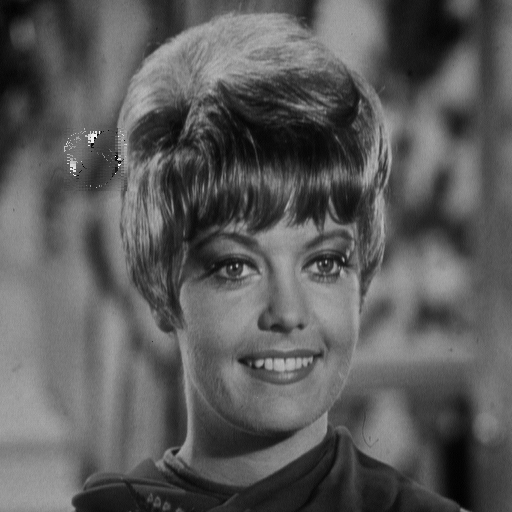
#> input picture picture/recontruct_image/rs6.png, 512 x 512 px
$ python pixelhistogram.py
#> lines starting #> are read from the running program, lines starting #| are printed output that depends on the picture
import numpy as np
import matplotlib.pyplot as plt
import pandas as pd
from PIL import Image
import cv2

# 讀取圖片
img = Image.open('./picture/recontruct_image/rs6.png')
#> img is the input picture: PIL image 512x512 L; min 0, max 255, mean 91.2
img2 = Image.open('./picture/block/Peppers_block.png')
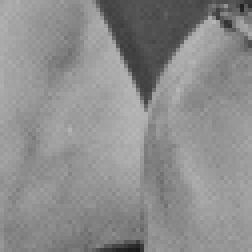
#> input picture picture/block/Peppers_block.png, 63 x 63 px (shown 4 times larger)
#> img2 is the input picture: PIL image 63x63 L; min 26, max 182, mean 140.8
# 轉換為NumPy數組
img_arr = np.array(img2)

# 計算直方圖
hist, bins = np.histogram(img_arr.ravel(), bins=256)
#> hist = 256 values, max 103 at index 206, min 0 at index 1, mean 15.5; bins = 257 values from 26 to 182
# 找到出現最多次的像素值以及出現的次數
max_value = np.argmax(hist)
#> max_value = 206
max_count = hist[max_value]
#> max_count = 103

# 打印出现最多的像素值和出现次数
print("出现最多的像素值：", max_value)
#| 出现最多的像素值： 206
print("出现次数：", max_count)
#| 出现次数： 103

# 繪製直方圖
plt.hist(img_arr.ravel(), bins=256, range=(0, 256), color='r')
plt.show()
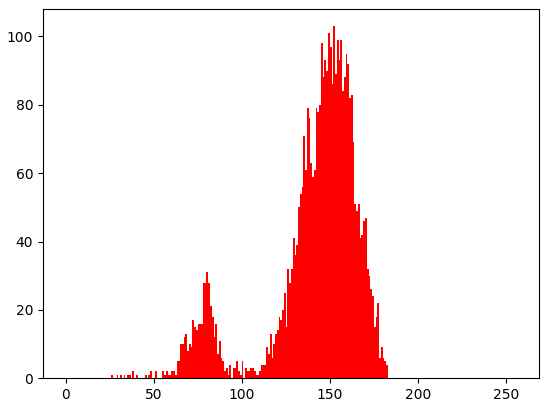
#> figure drawn by matplotlib, 1 panel; tallest bar 103 high, from x = 152 to 153

# 輸出結果到Excel文件
df = pd.DataFrame({'bin_left': bins[:-1], 'bin_right': bins[1:], 'count': hist})
#> df = table of 256 rows and 3 columns
#> (the run stopped early here; a loop or call above may not have finished)
